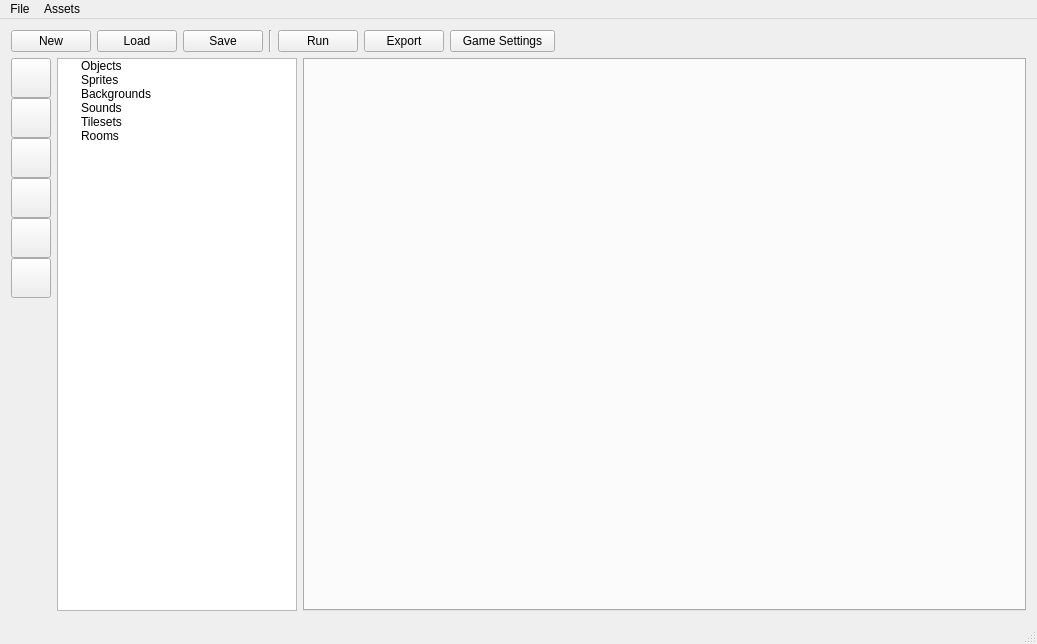
<?xml version="1.0" encoding="UTF-8"?>
<ui version="4.0">
 <class>MainWindow</class>
 <widget class="QMainWindow" name="MainWindow">
  <property name="geometry">
   <rect>
    <x>0</x>
    <y>0</y>
    <width>1037</width>
    <height>644</height>
   </rect>
  </property>
  <property name="windowTitle">
   <string>MainWindow</string>
  </property>
  <property name="windowIcon">
   <iconset>
    <normalon>:/rc/icons/Lumi.png</normalon>
   </iconset>
  </property>
  <property name="styleSheet">
   <string notr="true"/>
  </property>
  <widget class="QWidget" name="centralWidget">
   <layout class="QVBoxLayout" name="verticalLayout_2">
    <property name="spacing">
     <number>6</number>
    </property>
    <property name="leftMargin">
     <number>0</number>
    </property>
    <property name="topMargin">
     <number>0</number>
    </property>
    <property name="rightMargin">
     <number>0</number>
    </property>
    <property name="bottomMargin">
     <number>0</number>
    </property>
    <item>
     <widget class="QWidget" name="mainLayout" native="true">
      <layout class="QVBoxLayout" name="verticalLayout">
       <item alignment="Qt::AlignLeft">
        <widget class="QWidget" name="toolbarContainer" native="true">
         <property name="sizePolicy">
          <sizepolicy hsizetype="Minimum" vsizetype="Minimum">
           <horstretch>0</horstretch>
           <verstretch>0</verstretch>
          </sizepolicy>
         </property>
         <property name="acceptDrops">
          <bool>false</bool>
         </property>
         <layout class="QHBoxLayout" name="horizontalLayout">
          <property name="leftMargin">
           <number>0</number>
          </property>
          <property name="topMargin">
           <number>0</number>
          </property>
          <property name="rightMargin">
           <number>0</number>
          </property>
          <property name="bottomMargin">
           <number>0</number>
          </property>
          <item>
           <widget class="QPushButton" name="newButton">
            <property name="sizePolicy">
             <sizepolicy hsizetype="Fixed" vsizetype="Fixed">
              <horstretch>0</horstretch>
              <verstretch>0</verstretch>
             </sizepolicy>
            </property>
            <property name="cursor">
             <cursorShape>PointingHandCursor</cursorShape>
            </property>
            <property name="text">
             <string>New</string>
            </property>
            <property name="icon">
             <iconset>
              <normalon>:/rc/icons/file.svg</normalon>
             </iconset>
            </property>
           </widget>
          </item>
          <item>
           <widget class="QPushButton" name="loadButton">
            <property name="cursor">
             <cursorShape>PointingHandCursor</cursorShape>
            </property>
            <property name="text">
             <string>Load</string>
            </property>
            <property name="icon">
             <iconset>
              <normalon>:/rc/icons/folder.svg</normalon>
             </iconset>
            </property>
           </widget>
          </item>
          <item>
           <widget class="QPushButton" name="saveButton">
            <property name="cursor">
             <cursorShape>PointingHandCursor</cursorShape>
            </property>
            <property name="text">
             <string>Save</string>
            </property>
            <property name="icon">
             <iconset>
              <normalon>:/rc/icons/checkmark.svg</normalon>
             </iconset>
            </property>
           </widget>
          </item>
          <item>
           <widget class="Line" name="line">
            <property name="orientation">
             <enum>Qt::Vertical</enum>
            </property>
           </widget>
          </item>
          <item>
           <widget class="QPushButton" name="runButton">
            <property name="cursor">
             <cursorShape>PointingHandCursor</cursorShape>
            </property>
            <property name="text">
             <string>Run</string>
            </property>
            <property name="icon">
             <iconset>
              <normalon>:/rc/icons/start.svg</normalon>
             </iconset>
            </property>
           </widget>
          </item>
          <item>
           <widget class="QPushButton" name="exportButton">
            <property name="cursor">
             <cursorShape>PointingHandCursor</cursorShape>
            </property>
            <property name="text">
             <string>Export</string>
            </property>
            <property name="icon">
             <iconset>
              <normalon>:/rc/icons/upload.svg</normalon>
             </iconset>
            </property>
           </widget>
          </item>
          <item>
           <widget class="QPushButton" name="openGameSettings">
            <property name="minimumSize">
             <size>
              <width>105</width>
              <height>0</height>
             </size>
            </property>
            <property name="cursor">
             <cursorShape>PointingHandCursor</cursorShape>
            </property>
            <property name="text">
             <string>Game Settings</string>
            </property>
            <property name="icon">
             <iconset>
              <normalon>:/rc/icons/settings.svg</normalon>
             </iconset>
            </property>
           </widget>
          </item>
         </layout>
        </widget>
       </item>
       <item>
        <widget class="QWidget" name="mainContainer" native="true">
         <layout class="QHBoxLayout" name="horizontalLayout_3">
          <property name="leftMargin">
           <number>0</number>
          </property>
          <property name="topMargin">
           <number>0</number>
          </property>
          <property name="rightMargin">
           <number>0</number>
          </property>
          <property name="bottomMargin">
           <number>0</number>
          </property>
          <item>
           <widget class="QWidget" name="assetTreeContainer" native="true">
            <property name="sizePolicy">
             <sizepolicy hsizetype="Fixed" vsizetype="Minimum">
              <horstretch>0</horstretch>
              <verstretch>0</verstretch>
             </sizepolicy>
            </property>
            <layout class="QHBoxLayout" name="horizontalLayout_4">
             <property name="spacing">
              <number>6</number>
             </property>
             <property name="leftMargin">
              <number>0</number>
             </property>
             <property name="topMargin">
              <number>0</number>
             </property>
             <property name="rightMargin">
              <number>0</number>
             </property>
             <property name="bottomMargin">
              <number>0</number>
             </property>
             <item alignment="Qt::AlignTop">
              <widget class="QWidget" name="newAssetButtons" native="true">
               <layout class="QVBoxLayout" name="verticalLayout_3">
                <property name="spacing">
                 <number>0</number>
                </property>
                <property name="leftMargin">
                 <number>0</number>
                </property>
                <property name="topMargin">
                 <number>0</number>
                </property>
                <property name="rightMargin">
                 <number>0</number>
                </property>
                <property name="bottomMargin">
                 <number>0</number>
                </property>
                <item>
                 <widget class="QPushButton" name="newObject">
                  <property name="sizePolicy">
                   <sizepolicy hsizetype="Minimum" vsizetype="Fixed">
                    <horstretch>0</horstretch>
                    <verstretch>0</verstretch>
                   </sizepolicy>
                  </property>
                  <property name="minimumSize">
                   <size>
                    <width>40</width>
                    <height>40</height>
                   </size>
                  </property>
                  <property name="maximumSize">
                   <size>
                    <width>40</width>
                    <height>40</height>
                   </size>
                  </property>
                  <property name="cursor">
                   <cursorShape>PointingHandCursor</cursorShape>
                  </property>
                  <property name="text">
                   <string/>
                  </property>
                  <property name="icon">
                   <iconset>
                    <normalon>:/rc/icons/objects.svg</normalon>
                   </iconset>
                  </property>
                  <property name="checkable">
                   <bool>false</bool>
                  </property>
                  <property name="autoDefault">
                   <bool>false</bool>
                  </property>
                  <property name="default">
                   <bool>false</bool>
                  </property>
                  <property name="flat">
                   <bool>false</bool>
                  </property>
                 </widget>
                </item>
                <item>
                 <widget class="QPushButton" name="newSprite">
                  <property name="sizePolicy">
                   <sizepolicy hsizetype="Minimum" vsizetype="Fixed">
                    <horstretch>0</horstretch>
                    <verstretch>0</verstretch>
                   </sizepolicy>
                  </property>
                  <property name="minimumSize">
                   <size>
                    <width>40</width>
                    <height>40</height>
                   </size>
                  </property>
                  <property name="maximumSize">
                   <size>
                    <width>40</width>
                    <height>40</height>
                   </size>
                  </property>
                  <property name="cursor">
                   <cursorShape>PointingHandCursor</cursorShape>
                  </property>
                  <property name="text">
                   <string/>
                  </property>
                  <property name="icon">
                   <iconset>
                    <normalon>:/rc/icons/sprites.svg</normalon>
                   </iconset>
                  </property>
                  <property name="autoDefault">
                   <bool>false</bool>
                  </property>
                  <property name="default">
                   <bool>false</bool>
                  </property>
                  <property name="flat">
                   <bool>false</bool>
                  </property>
                 </widget>
                </item>
                <item>
                 <widget class="QPushButton" name="newBackground">
                  <property name="sizePolicy">
                   <sizepolicy hsizetype="Minimum" vsizetype="Fixed">
                    <horstretch>0</horstretch>
                    <verstretch>0</verstretch>
                   </sizepolicy>
                  </property>
                  <property name="minimumSize">
                   <size>
                    <width>40</width>
                    <height>40</height>
                   </size>
                  </property>
                  <property name="maximumSize">
                   <size>
                    <width>40</width>
                    <height>40</height>
                   </size>
                  </property>
                  <property name="cursor">
                   <cursorShape>PointingHandCursor</cursorShape>
                  </property>
                  <property name="text">
                   <string/>
                  </property>
                  <property name="icon">
                   <iconset>
                    <normalon>:/rc/icons/backgrounds.svg</normalon>
                   </iconset>
                  </property>
                  <property name="autoDefault">
                   <bool>false</bool>
                  </property>
                  <property name="default">
                   <bool>false</bool>
                  </property>
                  <property name="flat">
                   <bool>false</bool>
                  </property>
                 </widget>
                </item>
                <item>
                 <widget class="QPushButton" name="newSound">
                  <property name="sizePolicy">
                   <sizepolicy hsizetype="Minimum" vsizetype="Fixed">
                    <horstretch>0</horstretch>
                    <verstretch>0</verstretch>
                   </sizepolicy>
                  </property>
                  <property name="minimumSize">
                   <size>
                    <width>40</width>
                    <height>40</height>
                   </size>
                  </property>
                  <property name="maximumSize">
                   <size>
                    <width>40</width>
                    <height>40</height>
                   </size>
                  </property>
                  <property name="cursor">
                   <cursorShape>PointingHandCursor</cursorShape>
                  </property>
                  <property name="text">
                   <string/>
                  </property>
                  <property name="icon">
                   <iconset>
                    <normalon>:/rc/icons/sounds.svg</normalon>
                   </iconset>
                  </property>
                  <property name="autoDefault">
                   <bool>false</bool>
                  </property>
                  <property name="default">
                   <bool>false</bool>
                  </property>
                  <property name="flat">
                   <bool>false</bool>
                  </property>
                 </widget>
                </item>
                <item>
                 <widget class="QPushButton" name="newTileset">
                  <property name="minimumSize">
                   <size>
                    <width>40</width>
                    <height>40</height>
                   </size>
                  </property>
                  <property name="maximumSize">
                   <size>
                    <width>40</width>
                    <height>40</height>
                   </size>
                  </property>
                  <property name="cursor">
                   <cursorShape>PointingHandCursor</cursorShape>
                  </property>
                  <property name="text">
                   <string/>
                  </property>
                  <property name="icon">
                   <iconset>
                    <normalon>:/rc/icons/tilesets.svg</normalon>
                   </iconset>
                  </property>
                  <property name="autoDefault">
                   <bool>false</bool>
                  </property>
                  <property name="default">
                   <bool>false</bool>
                  </property>
                  <property name="flat">
                   <bool>false</bool>
                  </property>
                 </widget>
                </item>
                <item>
                 <widget class="QPushButton" name="newRoom">
                  <property name="minimumSize">
                   <size>
                    <width>40</width>
                    <height>40</height>
                   </size>
                  </property>
                  <property name="maximumSize">
                   <size>
                    <width>40</width>
                    <height>40</height>
                   </size>
                  </property>
                  <property name="cursor">
                   <cursorShape>PointingHandCursor</cursorShape>
                  </property>
                  <property name="text">
                   <string/>
                  </property>
                  <property name="icon">
                   <iconset>
                    <normalon>:/rc/icons/rooms.svg</normalon>
                   </iconset>
                  </property>
                  <property name="autoDefault">
                   <bool>false</bool>
                  </property>
                  <property name="default">
                   <bool>false</bool>
                  </property>
                  <property name="flat">
                   <bool>false</bool>
                  </property>
                 </widget>
                </item>
               </layout>
              </widget>
             </item>
             <item>
              <widget class="AssetTree" name="assetTree">
               <property name="maximumSize">
                <size>
                 <width>240</width>
                 <height>16777215</height>
                </size>
               </property>
               <property name="styleSheet">
                <string notr="true"/>
               </property>
               <property name="tabKeyNavigation">
                <bool>true</bool>
               </property>
               <property name="showDropIndicator" stdset="0">
                <bool>true</bool>
               </property>
               <property name="dragEnabled">
                <bool>true</bool>
               </property>
               <property name="dragDropOverwriteMode">
                <bool>true</bool>
               </property>
               <property name="dragDropMode">
                <enum>QAbstractItemView::InternalMove</enum>
               </property>
               <property name="defaultDropAction">
                <enum>Qt::MoveAction</enum>
               </property>
               <property name="alternatingRowColors">
                <bool>false</bool>
               </property>
               <property name="textElideMode">
                <enum>Qt::ElideRight</enum>
               </property>
               <property name="indentation">
                <number>20</number>
               </property>
               <property name="rootIsDecorated">
                <bool>true</bool>
               </property>
               <property name="uniformRowHeights">
                <bool>false</bool>
               </property>
               <property name="itemsExpandable">
                <bool>true</bool>
               </property>
               <property name="sortingEnabled">
                <bool>false</bool>
               </property>
               <property name="headerHidden">
                <bool>true</bool>
               </property>
               <attribute name="headerVisible">
                <bool>false</bool>
               </attribute>
               <attribute name="headerCascadingSectionResizes">
                <bool>false</bool>
               </attribute>
               <attribute name="headerMinimumSectionSize">
                <number>0</number>
               </attribute>
               <attribute name="headerStretchLastSection">
                <bool>true</bool>
               </attribute>
               <column>
                <property name="text">
                 <string>New Column</string>
                </property>
               </column>
               <item>
                <property name="text">
                 <string>Objects</string>
                </property>
                <property name="icon">
                 <iconset>
                  <normalon>:/rc/icons/objects_folder.svg</normalon>
                 </iconset>
                </property>
               </item>
               <item>
                <property name="text">
                 <string>Sprites</string>
                </property>
                <property name="icon">
                 <iconset>
                  <normalon>:/rc/icons/sprites_folder.svg</normalon>
                 </iconset>
                </property>
               </item>
               <item>
                <property name="text">
                 <string>Backgrounds</string>
                </property>
                <property name="icon">
                 <iconset>
                  <normalon>:/rc/icons/backgrounds_folder.svg</normalon>
                 </iconset>
                </property>
               </item>
               <item>
                <property name="text">
                 <string>Sounds</string>
                </property>
                <property name="icon">
                 <iconset>
                  <normalon>:/rc/icons/sound_folder.svg</normalon>
                 </iconset>
                </property>
               </item>
               <item>
                <property name="text">
                 <string>Tilesets</string>
                </property>
                <property name="icon">
                 <iconset>
                  <normalon>:/rc/icons/tilesets_folder.svg</normalon>
                 </iconset>
                </property>
               </item>
               <item>
                <property name="text">
                 <string>Rooms</string>
                </property>
                <property name="icon">
                 <iconset>
                  <normalon>:/rc/icons/rooms_folder.svg</normalon>
                 </iconset>
                </property>
               </item>
              </widget>
             </item>
            </layout>
           </widget>
          </item>
          <item>
           <widget class="EditorTabs" name="editorTabs">
            <property name="documentMode">
             <bool>false</bool>
            </property>
            <property name="tabsClosable">
             <bool>true</bool>
            </property>
            <property name="movable">
             <bool>true</bool>
            </property>
           </widget>
          </item>
         </layout>
        </widget>
       </item>
      </layout>
     </widget>
    </item>
   </layout>
  </widget>
  <widget class="QMenuBar" name="menuBar">
   <property name="geometry">
    <rect>
     <x>0</x>
     <y>0</y>
     <width>1037</width>
     <height>26</height>
    </rect>
   </property>
   <widget class="QMenu" name="menuFile">
    <property name="title">
     <string>File</string>
    </property>
    <addaction name="actionNew"/>
    <addaction name="actionLoad"/>
    <addaction name="actionSave"/>
    <addaction name="separator"/>
    <addaction name="actionOpen_project_settings"/>
    <addaction name="separator"/>
    <addaction name="actionExit"/>
   </widget>
   <widget class="QMenu" name="menuAssets">
    <property name="title">
     <string>Assets</string>
    </property>
   </widget>
   <addaction name="menuFile"/>
   <addaction name="menuAssets"/>
  </widget>
  <widget class="QStatusBar" name="statusBar"/>
  <action name="actionNew">
   <property name="text">
    <string>New Project</string>
   </property>
   <property name="shortcut">
    <string>Ctrl+N</string>
   </property>
   <property name="iconVisibleInMenu">
    <bool>false</bool>
   </property>
  </action>
  <action name="actionLoad">
   <property name="text">
    <string>Load Project</string>
   </property>
   <property name="shortcut">
    <string>Ctrl+O</string>
   </property>
  </action>
  <action name="actionSave">
   <property name="text">
    <string>Save project</string>
   </property>
   <property name="shortcut">
    <string>Ctrl+Shift+S</string>
   </property>
  </action>
  <action name="actionOpen_project_settings">
   <property name="text">
    <string>Open project settings</string>
   </property>
  </action>
  <action name="actionExit">
   <property name="text">
    <string>Exit</string>
   </property>
  </action>
 </widget>
 <layoutdefault spacing="6" margin="11"/>
 <customwidgets>
  <customwidget>
   <class>AssetTree</class>
   <extends>QTreeWidget</extends>
   <header>assettree.h</header>
  </customwidget>
  <customwidget>
   <class>EditorTabs</class>
   <extends>QTabWidget</extends>
   <header>editortabs.h</header>
   <container>1</container>
  </customwidget>
 </customwidgets>
 <resources/>
 <connections/>
</ui>
